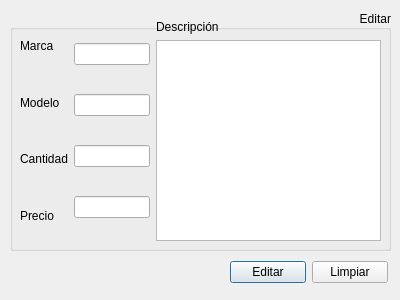
<?xml version="1.0" encoding="UTF-8"?>
<ui version="4.0">
 <class>Dialog</class>
 <widget class="QDialog" name="Dialog">
  <property name="geometry">
   <rect>
    <x>0</x>
    <y>0</y>
    <width>400</width>
    <height>300</height>
   </rect>
  </property>
  <property name="minimumSize">
   <size>
    <width>400</width>
    <height>300</height>
   </size>
  </property>
  <property name="maximumSize">
   <size>
    <width>400</width>
    <height>300</height>
   </size>
  </property>
  <property name="windowTitle">
   <string>Dialog</string>
  </property>
  <widget class="QGroupBox" name="groupBox">
   <property name="geometry">
    <rect>
     <x>10</x>
     <y>10</y>
     <width>381</width>
     <height>241</height>
    </rect>
   </property>
   <property name="title">
    <string>Editar</string>
   </property>
   <property name="alignment">
    <set>Qt::AlignRight|Qt::AlignTrailing|Qt::AlignVCenter</set>
   </property>
   <widget class="QWidget" name="layoutWidget_2">
    <property name="geometry">
     <rect>
      <x>10</x>
      <y>10</y>
      <width>361</width>
      <height>221</height>
     </rect>
    </property>
    <layout class="QHBoxLayout" name="horizontalLayout_4">
     <item>
      <layout class="QHBoxLayout" name="horizontalLayout_5">
       <item>
        <layout class="QVBoxLayout" name="verticalLayout_4">
         <item>
          <widget class="QLabel" name="label_10">
           <property name="text">
            <string>Marca</string>
           </property>
          </widget>
         </item>
         <item>
          <widget class="QLabel" name="label_11">
           <property name="text">
            <string>Modelo</string>
           </property>
          </widget>
         </item>
         <item>
          <widget class="QLabel" name="label_12">
           <property name="text">
            <string>Cantidad</string>
           </property>
          </widget>
         </item>
         <item>
          <widget class="QLabel" name="label_15">
           <property name="text">
            <string>Precio</string>
           </property>
          </widget>
         </item>
        </layout>
       </item>
       <item>
        <layout class="QVBoxLayout" name="verticalLayout_5">
         <item>
          <widget class="QLineEdit" name="lineEdit_7"/>
         </item>
         <item>
          <widget class="QLineEdit" name="lineEdit_9"/>
         </item>
         <item>
          <widget class="QLineEdit" name="lineEdit_10"/>
         </item>
         <item>
          <widget class="QLineEdit" name="lineEdit_12"/>
         </item>
        </layout>
       </item>
      </layout>
     </item>
     <item>
      <layout class="QVBoxLayout" name="verticalLayout_6">
       <item>
        <widget class="QLabel" name="label_16">
         <property name="text">
          <string>Descripción</string>
         </property>
        </widget>
       </item>
       <item>
        <widget class="QPlainTextEdit" name="plainTextEdit"/>
       </item>
      </layout>
     </item>
    </layout>
   </widget>
  </widget>
  <widget class="QWidget" name="layoutWidget">
   <property name="geometry">
    <rect>
     <x>230</x>
     <y>260</y>
     <width>158</width>
     <height>25</height>
    </rect>
   </property>
   <layout class="QHBoxLayout" name="horizontalLayout_2">
    <item>
     <widget class="QPushButton" name="pushButton">
      <property name="text">
       <string>Editar</string>
      </property>
     </widget>
    </item>
    <item>
     <widget class="QPushButton" name="pushButton_2">
      <property name="text">
       <string>Limpiar</string>
      </property>
     </widget>
    </item>
   </layout>
  </widget>
 </widget>
 <resources/>
 <connections/>
</ui>
